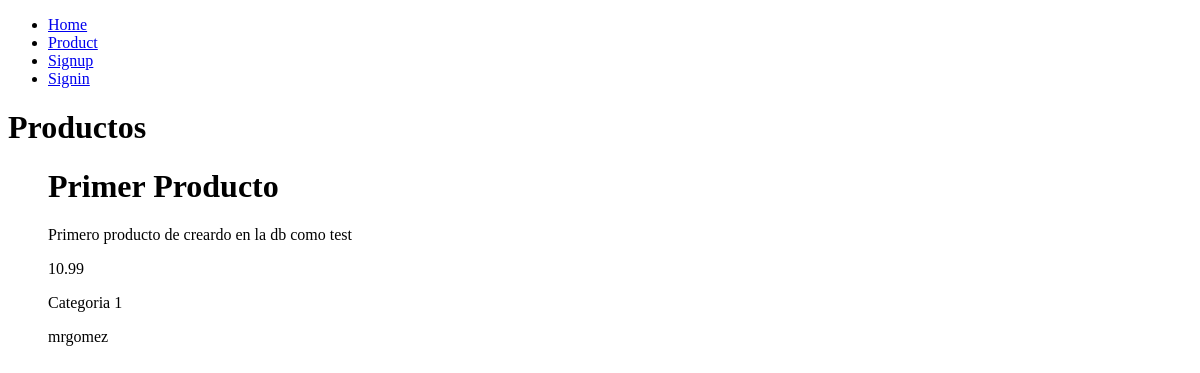
Before: /product/ with the older database file.
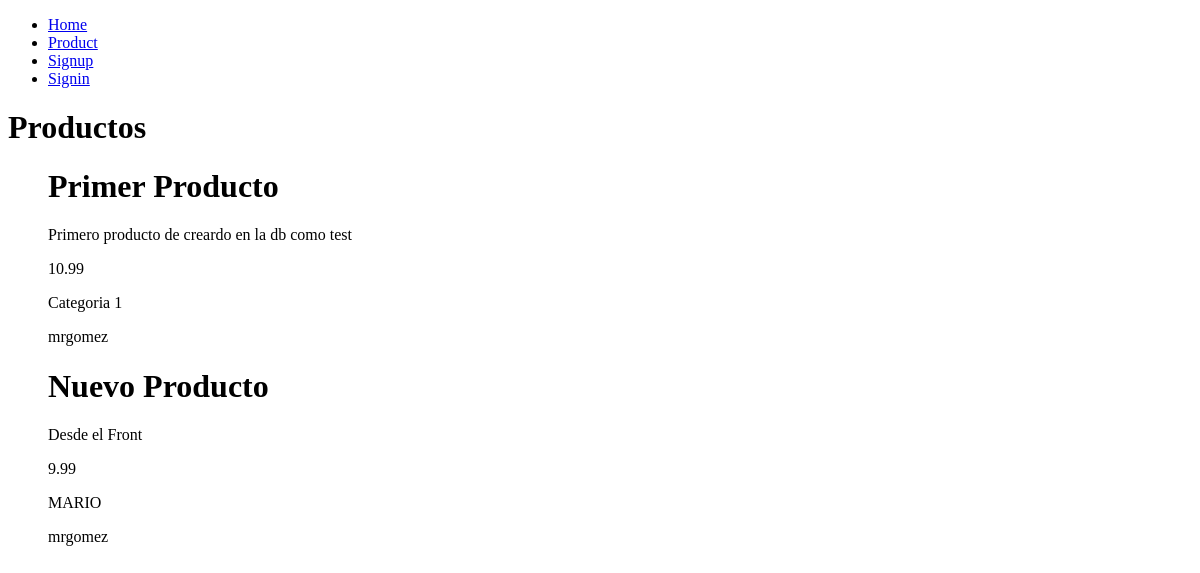
After: the same page with the newer database file.
### t_app_product/models.py (models this page shows, shortened)
class Product(models.Model):
    title = models.CharField(max_length=100)
    description = models.TextField(blank=True)
    price = models.DecimalField(max_digits=10, decimal_places=2)
    category = models.CharField(max_length=50)
    created = models.DateTimeField(auto_now_add=True)
    important = models.BooleanField(default=False)
    user = models.ForeignKey(User, on_delete=models.SET_DEFAULT, default=None)

### t_app_product/views.py (the view)
# urls.py: path('product/', views.product, name='product'),
def product(request):
    products = Product.objects.all()
    return render(request, 'product.html', {'products': products})

### t_app_product/templates/product.html
{% extends 'base.html' %}
{% block content %}
<h1>Productos</h1>
<ul>
    {% for product in products %}
        <h1>
            {{product.title}}
        </h1>
        <p>
            {{product.description}}
        </p>
        <p>{{product.price}}</p>
        <p>{{product.category}}</p>
        <p>{{product.user.username}}</p>
    {% endfor%}
</ul>
{% endblock %}

Changed rows visible on the page:
added Product: title "Nuevo Producto", description "Desde el Front", price "9.99", category "MARIO", user.username "mrgomez"
